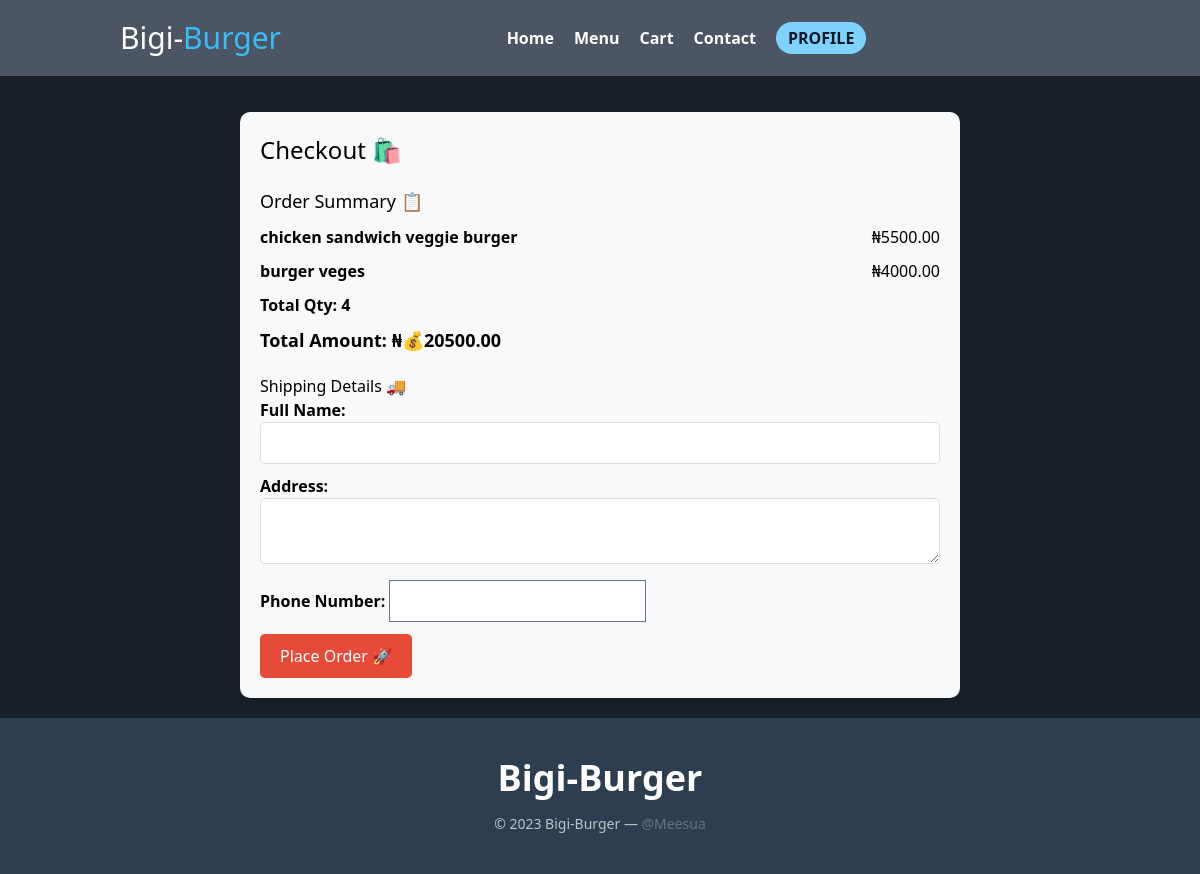
The app's page /checkout/ (signed in) with its own data.
### bigi_burger/models.py (models this page shows, shortened)
class MenuItem(models.Model):
    name = models.CharField(max_length=100)
    description = models.TextField()
    price = models.DecimalField(max_digits=8, decimal_places=2)
    category = models.ForeignKey(Category, on_delete=models.CASCADE)
    image = models.ImageField(upload_to='menu_images/')

class Order(models.Model):
    user = models.ForeignKey(User, on_delete=models.CASCADE)
    items = models.ManyToManyField(MenuItem, through='OrderItem')
    total_amount = models.DecimalField(max_digits=8, decimal_places=2, default=0.00)
    total_quantity = models.PositiveIntegerField(default=0)  # New field for total quantity
    ordered = models.BooleanField(default=False)
    created_at = models.DateTimeField(auto_now_add=True)
    is_completed = models.BooleanField(default=False)

### bigi_burger/views.py (the view)
# urls.py: path('checkout/', views.checkout, name='checkout'),
@login_required
def checkout(request):
    order = Order.objects.filter(user=request.user, is_completed=False).first()
    context = {
        'order': order,
        'paystack_public_key': settings.PAYSTACK_PUBLIC_KEY,
    }
    return render(request, 'checkout.html', context)

### templates/checkout.html (shortened to what this page needs)
{% extends 'base.html' %}
{% load static %}
{% block content %}
<div class="checkout-container">
    <h1 class="checkout-heading">Checkout 🛍️</h1>
    <div class="order-summary">
        <h2>Order Summary 📋 </h2>
        <ul>
            {% for item in order.items.all %}
            <li>
                <span class="item-name">{{ item.name }}</span>
                <span class="badge badge-primary badge-pill">{{ "₦" }}{{ item.price }}</span>
            </li>
            {% endfor %}
            <li>
              <span class="item-name">Total Qty: {{ order.total_quantity }}</span>
            </li>
        </ul>
        <h4 class="total-amount" value="{{ order.total_amount }}">Total Amount: {{ "₦" }}💰{{ order.total_amount|floatformat:2 }}</h4>
    </div>
    <div class="shipping-details">
        <h2>Shipping Details 🚚</h2>
        <form id="shipping-form" method="post" action="{% url 'place_order' %}">
            <div class="form-group">
                <label for="full-name">Full Name:</label>
                <input type="text" id="full-name" name="full_name" required>
            </div>
            <div class="form-group">
                <label for="address">Address:</label>
                <textarea id="address" name="address" required></textarea>
            </div>
            <div class="form-group">
                <label for="phone">Phone Number:</label>
                <input type="tel" id="phone" name="phone" required>
            </div>
            <button class="place-order-btn">Place Order 🚀</button>
        </form>
    </div>
</div>
{% endblock %}

### static/css/style.css (style rules this page uses)
body { -ms-overflow-style: none; scrollbar-width: none; overflow-y: scroll; }

### records on screen
MenuItem: name "chicken sandwich veggie burger", value "₦", price "5500.00"
MenuItem: name "burger veges", value "₦", price "4000.00"
Order: total_quantity "4", total_amount "20500.00"

### other values on screen
{{ "₦" }} "₦"
